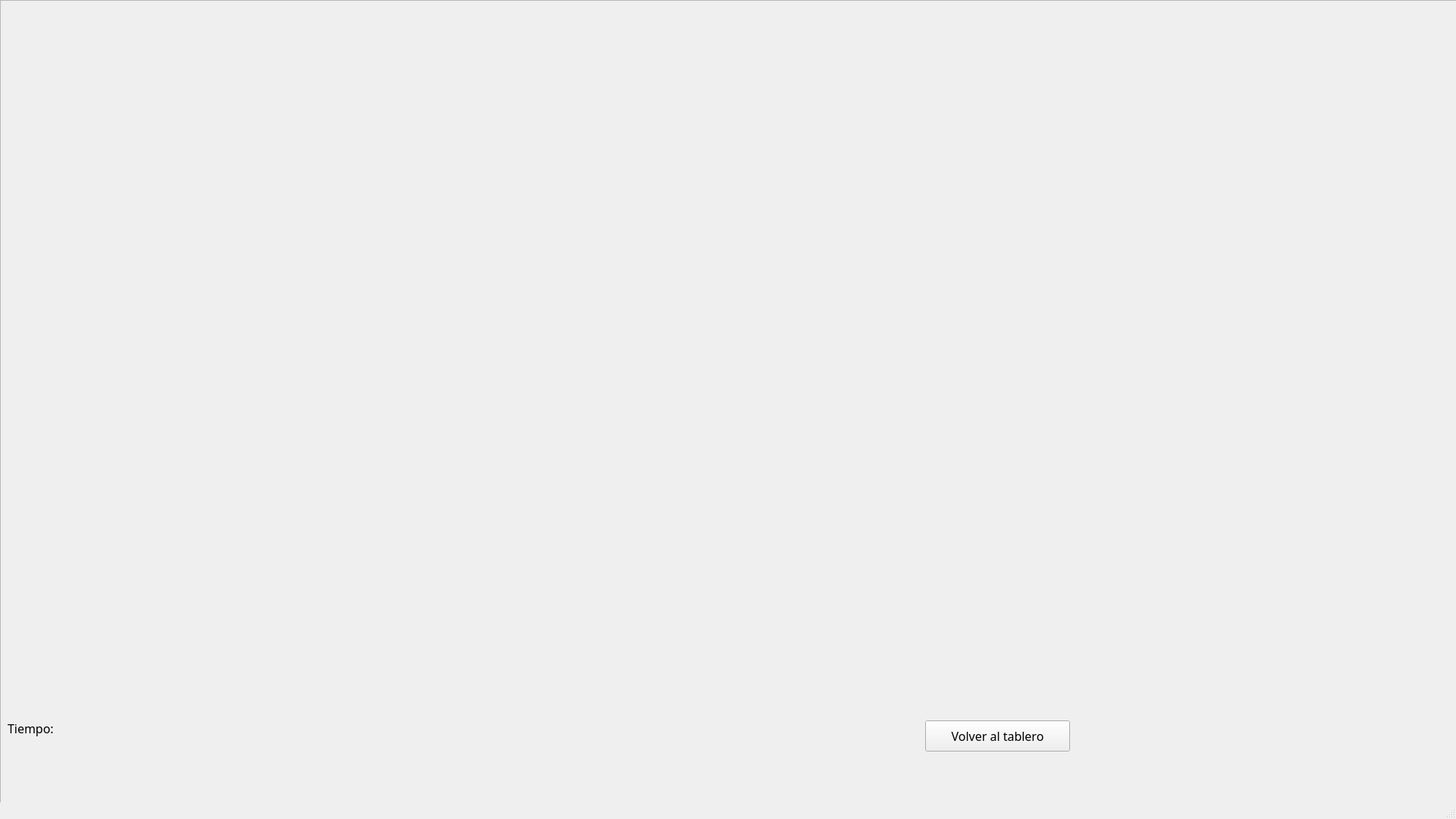
<?xml version="1.0" encoding="UTF-8"?>
<ui version="4.0">
 <class>CoinsWindow</class>
 <widget class="QMainWindow" name="CoinsWindow">
  <property name="enabled">
   <bool>true</bool>
  </property>
  <property name="geometry">
   <rect>
    <x>0</x>
    <y>0</y>
    <width>1920</width>
    <height>1080</height>
   </rect>
  </property>
  <property name="windowTitle">
   <string>MainWindow</string>
  </property>
  <widget class="QWidget" name="centralwidget">
   <widget class="QWidget" name="horizontalLayoutWidget">
    <property name="geometry">
     <rect>
      <x>10</x>
      <y>920</y>
      <width>241</width>
      <height>80</height>
     </rect>
    </property>
    <layout class="QHBoxLayout" name="horizontalLayout">
     <item>
      <widget class="QLabel" name="label">
       <property name="font">
        <font>
         <family>MV Boli</family>
         <pointsize>12</pointsize>
        </font>
       </property>
       <property name="text">
        <string>Tiempo:</string>
       </property>
      </widget>
     </item>
     <item>
      <widget class="QLabel" name="timeLabel">
       <property name="font">
        <font>
         <family>MV Boli</family>
         <pointsize>12</pointsize>
        </font>
       </property>
       <property name="text">
        <string/>
       </property>
      </widget>
     </item>
    </layout>
   </widget>
   <widget class="QFrame" name="coinFrame">
    <property name="geometry">
     <rect>
      <x>0</x>
      <y>0</y>
      <width>1931</width>
      <height>1081</height>
     </rect>
    </property>
    <property name="frameShape">
     <enum>QFrame::StyledPanel</enum>
    </property>
    <property name="frameShadow">
     <enum>QFrame::Raised</enum>
    </property>
    <widget class="QWidget" name="gridLayoutWidget">
     <property name="geometry">
      <rect>
       <x>10</x>
       <y>10</y>
       <width>1901</width>
       <height>891</height>
      </rect>
     </property>
     <layout class="QGridLayout" name="coinLayout"/>
    </widget>
    <widget class="QPushButton" name="goBack">
     <property name="geometry">
      <rect>
       <x>1220</x>
       <y>950</y>
       <width>191</width>
       <height>41</height>
      </rect>
     </property>
     <property name="font">
      <font>
       <family>MV Boli</family>
       <pointsize>12</pointsize>
      </font>
     </property>
     <property name="text">
      <string>Volver al tablero</string>
     </property>
    </widget>
   </widget>
  </widget>
  <widget class="QStatusBar" name="statusbar"/>
 </widget>
 <resources/>
 <connections/>
</ui>
